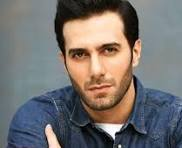
#> input picture color-channel-separation/tabdil.jpg, 182 x 148 px
$ python color_channel_separation.py
#> lines starting #> are read from the running program, lines starting #| are printed output that depends on the picture
import cv2
import numpy as np
from pathlib import Path


# Find the folder containing this Python file
folder = Path(__file__).resolve().parent

# Input image
image_path = folder / "tabdil.jpg"
image = cv2.imread(str(image_path))
#> image is the input picture: shape (148, 182, 3); mean B, G, R 111.4, 113.3, 117.5

if image is None:
    raise FileNotFoundError(f"Image not found: {image_path}")


# OpenCV reads colour images in BGR format
blue, green, red = cv2.split(image)
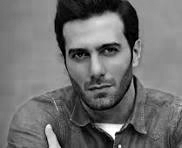
#> blue: shape (148, 182); min 0, max 255, mean 111.4
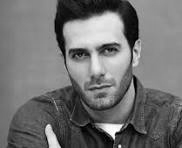
#> green: shape (148, 182); min 0, max 255, mean 113.3
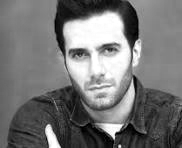
#> red: shape (148, 182); min 0, max 255, mean 117.5

zeros = np.zeros_like(blue)

# Create individual colour-channel images
blue_image = cv2.merge([blue, zeros, zeros])
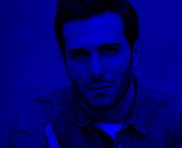
#> blue_image: shape (148, 182, 3); mean of channels 0, 1, 2 111.4, 0, 0; drawn as B, G, R
green_image = cv2.merge([zeros, green, zeros])
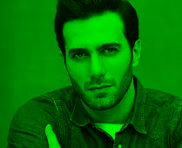
#> green_image: shape (148, 182, 3); mean of channels 0, 1, 2 0, 113.3, 0; drawn as B, G, R
red_image = cv2.merge([zeros, zeros, red])
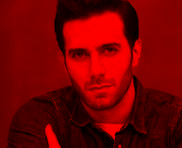
#> red_image: shape (148, 182, 3); mean of channels 0, 1, 2 0, 0, 117.5; drawn as B, G, R

# Merge all channels again
merged_image = cv2.merge([blue, green, red])


# Save outputs
cv2.imwrite(str(folder / "blue_channel.jpg"), blue_image)
cv2.imwrite(str(folder / "green_channel.jpg"), green_image)
cv2.imwrite(str(folder / "red_channel.jpg"), red_image)
cv2.imwrite(str(folder / "merged_image.jpg"), merged_image)


# Display results
cv2.imshow("Original Image", image)
cv2.imshow("Blue Channel", blue_image)
cv2.imshow("Green Channel", green_image)
cv2.imshow("Red Channel", red_image)
cv2.imshow("Merged Image", merged_image)

cv2.waitKey(0)
cv2.destroyAllWindows()
